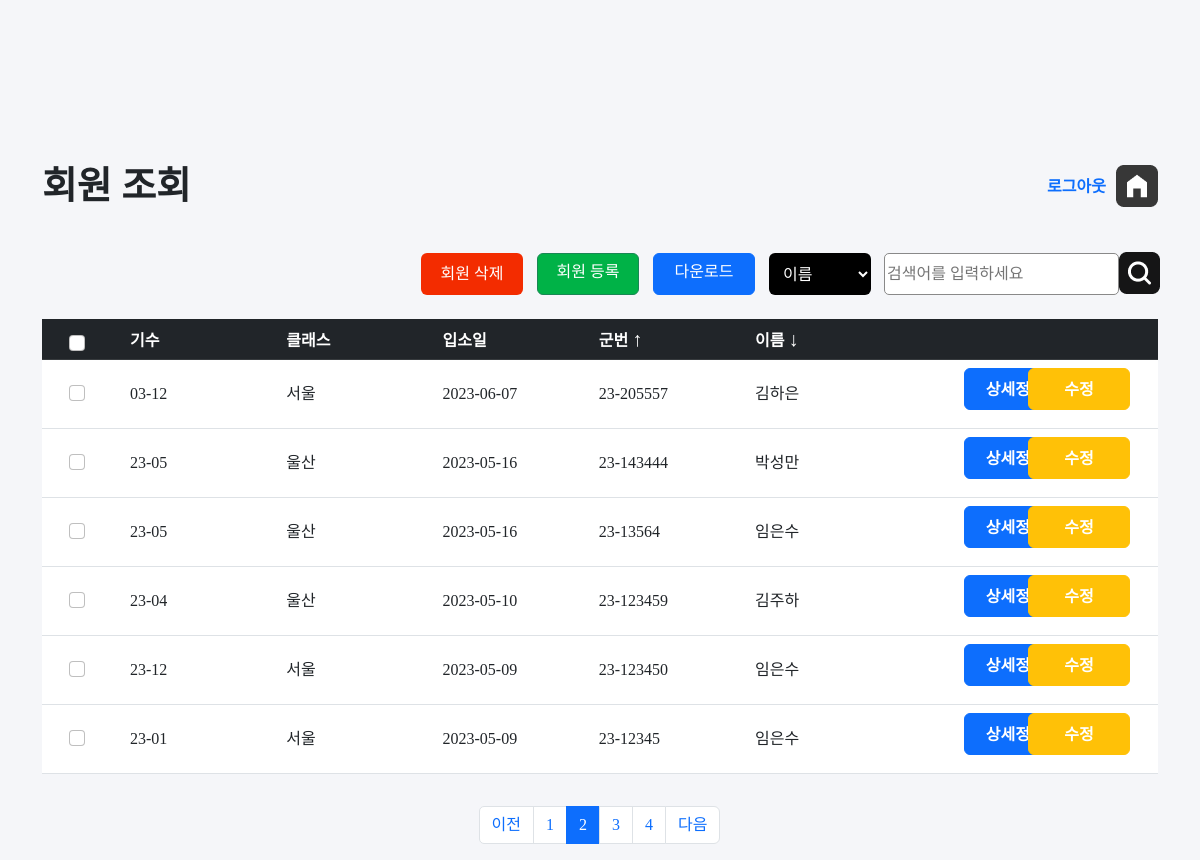
Before: /jangseong/sort2.php?page=2&act=b (signed in) with the older database file.
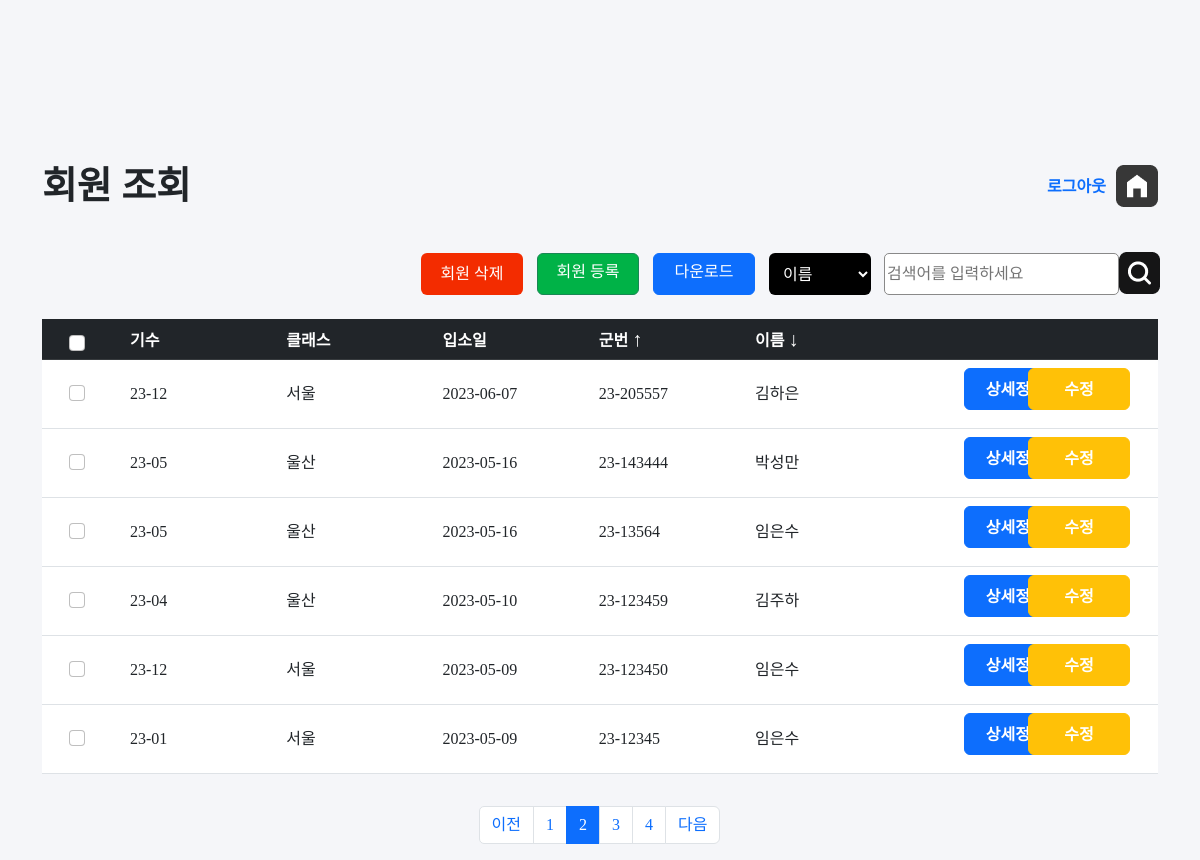
After: the same page with the newer database file.
### tables this page shows
CREATE TABLE `member` (
  `id` int(11) NOT NULL,
  `num` varchar(10) NOT NULL,
  `class` varchar(10) NOT NULL,
  `date` date NOT NULL,
  `memID` varchar(20) NOT NULL,
  `name` varchar(20) NOT NULL,
  `password` varchar(20) NOT NULL
);

### jangseong/sort2.php (the view, shortened to what the changed rows need)
<?php
require 'config.php';
if(!isset($_SESSION["login"]))
{
    echo "
    <div id='messagebox'>
    <script>
    alert('관리자 권한이 없는 계정입니다!');
    window.location.assign('index.php');
    </script>
    </div>
    ";
}
else{
?>
<!DOCTYPE html>
<html lang="en">
<head>
    <link rel="stylesheet" href="style.css">
    <link rel="stylesheet" href="src/bootstrap.min.css">
    <link rel="stylesheet" href="src/style.css">
</head>
<body>
    <div class="container"  >
        <div id="top">
            <h2>회원 조회</h2>
        </div>
    </div>
    <div class="container ">
        <div id="main">
            <form method="get" action="delete.php" name="listmember">
            <table class="table">
                <thead class="table-dark">
                <tr>
                    <th  class="text-center firstcol"  ><input class="form-check-input checklist" type="checkbox" id="myCheck" onclick="checkall()" style="position:relative; left:-5px; "></th>
                    <th class="listcol">기수</th>
                    <th class="listcol">클래스</th>
                    <th class="listcol">입소일</th>
                    <th class="listcol">군번
                        <?php
                            if(!isset($_GET["act"])){
                                $sort ="";
                            }
                            else{
                            $sort = $_GET["act"];
                            }
                            if($sort=="a"){
                                echo "<a href='sort2.php?act=b' class='btnsort'>&#8595; </a> ";
                            }
                            else{
                                echo "<a href='sort2.php?act=a' class='btnsort'>&#8593; </a> ";
                            }
                        ?>
                    </th>
                    <th class="listcol">이름 <a href="sort.php?act=a" class="btnsort">&#8595;</a> </th>
                    <th >&nbsp;</th>
                </tr>
                </thead>
                <tbody>
                <?php
                    $per_page_record = 6;
                    if (isset($_GET["page"])) {
                        $page  = $_GET["page"];
                    }
                    else {
                        $page=1;
                    }
                    $start_from = ($page-1) * $per_page_record;
                    if($sort=="a"){
                        $sql = "SELECT * FROM member  ORDER BY memID  ASC LIMIT $start_from, $per_page_record ";
                    }
                    else{
                        $sql = "SELECT * FROM member  ORDER BY memID DESC LIMIT $start_from, $per_page_record ";
                    }
                    $result = $conn->query($sql);
                    if ($result->num_rows > 0) {
                    $num = 0;
                    while($row = $result->fetch_assoc()) {
                        $memberID=$row['id'];
                ?>
                <tr>
                    <td class="text-center" > <input class="form-check-input justify-content-center checkitem"  style="position:relative; left:-5px; "  type="checkbox" id="myCheck<?php  echo $num;?>" name="mem[]" value="<?php echo $row['id'];?>"></td>
                    <td><?php echo $row['num']; ?></td>
                    <td><?php echo $row['class']; ?></td>
                    <td><?php echo $row['date']; ?></td>
                    <td><?php echo $row['memID']; ?></td>
                    <td><?php echo $row['name']; ?></td>
                    <td id="cot" ><a href="view.php?memID=<?php echo $row['memID']; ?>" class="btn btn-primary btnfix" style="position:relative; left:53px;" >상세정보</a> <a href="edit.php?id=<?php echo $memberID ?>" class="btn btn-warning btnfix" style="color:white; float:right; margin-right:20px; position:relative; " >수정</a></td>
             </tr>
                <?php
                    $num+=1;
                }
                } else {
                echo "0 results";
                }
                ?>
                </tbody>
            </table>
            </form>
        </div>
    </div>
</body>
</html>
<?php
}
?>

Changed rows visible on the page:
changed member "김하은": num "03-12" → "23-12"
